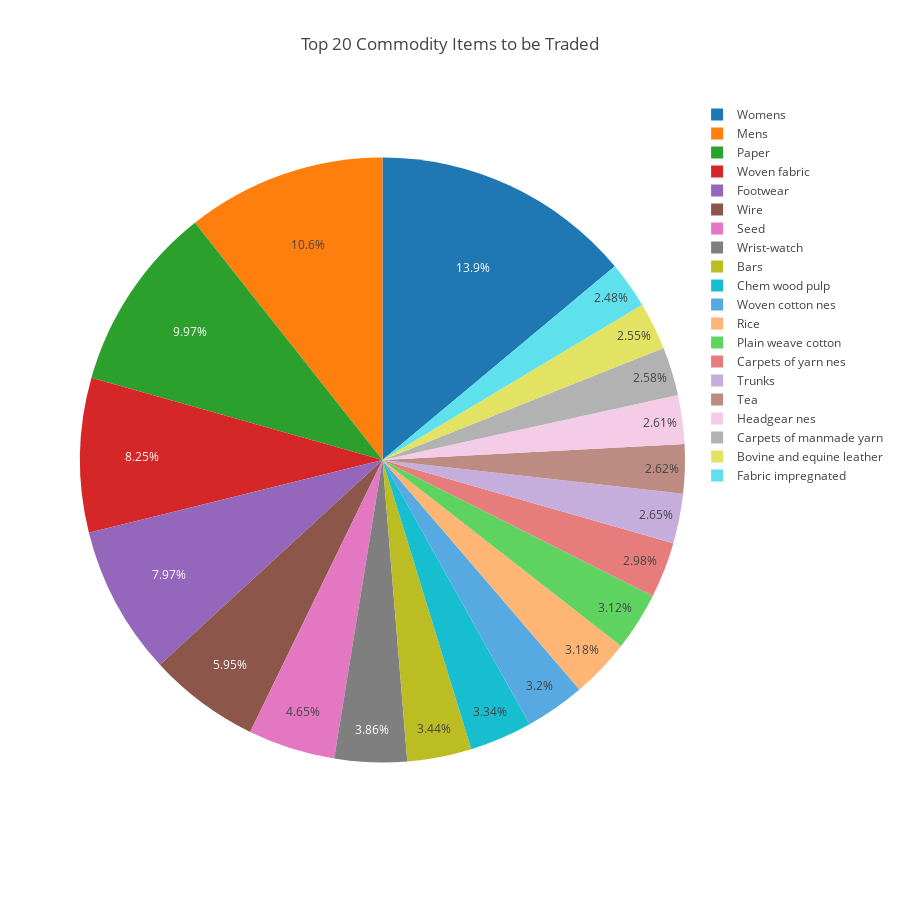

Here is the notebook cell this chart was saved with:
### Markdown cell above
### Fun fact: 1998 also marked the beginning of the information technology sector being mainstream into corporations. Could that be the reason of the peak?

### Code cell
df_commodity=pd.concat([df['commodity'].str.split(', ', expand=True)], axis=1)
temp_series = df_commodity[0].value_counts().head(20)
labels = (np.array(temp_series.index))
sizes = (np.array((temp_series / temp_series.sum())*100))

trace = go.Pie(labels=labels, values=sizes)
layout = go.Layout(
    title='Top 20 Commodity Items to be Traded',
    width=900,
    height=900,
)
data = [trace]
fig = go.Figure(data=data, layout=layout)
offline.iplot(fig, filename="Commodity")

### Figure 1 — Plotly figure (JSON) as saved in the notebook; plotly's stock layout.template omitted (floating-point values rounded to 4 significant figures)
{"data": [{"labels": ["Womens", "Mens", "Paper", "Woven fabric", "Footwear", "Wire", "Seed", "Wrist-watch", "Bars", "Chem wood pulp", "Woven cotton nes", "Rice", "Plain weave cotton", "Carpets of yarn nes", "Trunks", "Tea", "Headgear nes", "Carpets of manmade yarn", "Bovine and equine leather", "Fabric impregnated"], "type": "pie", "uid": "22777c82-9b85-11e8-a185-cc35ee620b82", "values": [13.94, 10.64, 9.969, 8.255, 7.971, 5.953, 4.655, 3.859, 3.437, 3.345, 3.197, 3.177, 3.124, 2.982, 2.65, 2.619, 2.611, 2.584, 2.551, 2.479]}], "layout": {"height": 900, "title": "Top 20 Commodity Items to be Traded", "width": 900}}
